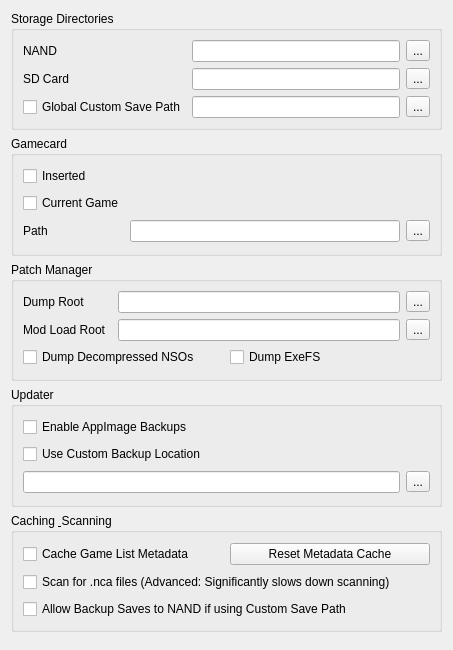
<?xml version="1.0" encoding="UTF-8"?>
<ui version="4.0">
 <class>ConfigureFilesystem</class>
 <widget class="QWidget" name="ConfigureFilesystem">
  <property name="geometry">
   <rect>
    <x>0</x>
    <y>0</y>
    <width>453</width>
    <height>650</height>
   </rect>
  </property>
  <property name="windowTitle">
   <string>Form</string>
  </property>
  <layout class="QVBoxLayout" name="verticalLayout">
   <item>
    <widget class="QGroupBox" name="groupBox">
     <property name="title">
      <string>Storage Directories</string>
     </property>
     <layout class="QGridLayout" name="gridLayout">
      <item row="0" column="0"><widget class="QLabel" name="label"><property name="text"><string>NAND</string></property></widget></item>
      <item row="0" column="2"><widget class="QLineEdit" name="nand_directory_edit"/></item>
      <item row="0" column="3"><widget class="QToolButton" name="nand_directory_button"><property name="text"><string>...</string></property></widget></item>
      <item row="1" column="0"><widget class="QLabel" name="label_2"><property name="text"><string>SD Card</string></property></widget></item>
      <item row="1" column="2"><widget class="QLineEdit" name="sdmc_directory_edit"/></item>
      <item row="1" column="3"><widget class="QToolButton" name="sdmc_directory_button"><property name="text"><string>...</string></property></widget></item>
      <item row="2" column="0">
       <widget class="QCheckBox" name="global_save_directory_checkbox">
        <property name="text">
         <string>Global Custom Save Path</string>
        </property>
       </widget>
      </item>
      <item row="2" column="2">
       <widget class="QLineEdit" name="global_save_directory_edit"/>
      </item>
      <item row="2" column="3">
       <widget class="QToolButton" name="global_save_directory_button">
        <property name="text">
         <string>...</string>
        </property>
       </widget>
      </item>
     </layout>
    </widget>
   </item>
   <item>
    <widget class="QGroupBox" name="groupBox_2">
     <property name="title"><string>Gamecard</string></property>
     <layout class="QGridLayout" name="gridLayout_2">
      <item row="0" column="1"><widget class="QCheckBox" name="gamecard_inserted"><property name="text"><string>Inserted</string></property></widget></item>
      <item row="1" column="1"><widget class="QCheckBox" name="gamecard_current_game"><property name="text"><string>Current Game</string></property></widget></item>
      <item row="2" column="1"><widget class="QLabel" name="label_3"><property name="text"><string>Path</string></property></widget></item>
      <item row="2" column="2"><widget class="QLineEdit" name="gamecard_path_edit"/></item>
      <item row="2" column="3"><widget class="QToolButton" name="gamecard_path_button"><property name="text"><string>...</string></property></widget></item>
     </layout>
    </widget>
   </item>
   <item>
    <widget class="QGroupBox" name="groupBox_4">
     <property name="title"><string>Patch Manager</string></property>
     <layout class="QGridLayout" name="gridLayout_4">
      <item row="0" column="0"><widget class="QLabel" name="label_8"><property name="text"><string>Dump Root</string></property></widget></item>
      <item row="0" column="2"><widget class="QLineEdit" name="dump_path_edit"/></item>
      <item row="0" column="3"><widget class="QToolButton" name="dump_path_button"><property name="text"><string>...</string></property></widget></item>
      <item row="1" column="0"><widget class="QLabel" name="label_9"><property name="text"><string>Mod Load Root</string></property></widget></item>
      <item row="1" column="2"><widget class="QLineEdit" name="load_path_edit"/></item>
      <item row="1" column="3"><widget class="QToolButton" name="load_path_button"><property name="text"><string>...</string></property></widget></item>
      <item row="2" column="0" colspan="4">
       <layout class="QHBoxLayout" name="horizontalLayout">
        <item><widget class="QCheckBox" name="dump_nso"><property name="text"><string>Dump Decompressed NSOs</string></property></widget></item>
        <item><widget class="QCheckBox" name="dump_exefs"><property name="text"><string>Dump ExeFS</string></property></widget></item>
       </layout>
      </item>
     </layout>
    </widget>
   </item>

   <item>
    <widget class="QGroupBox" name="updater_group">
     <property name="title"><string>Updater</string></property>
     <layout class="QGridLayout" name="gridLayout_updater">
      <item row="0" column="0" colspan="2"><widget class="QCheckBox" name="enable_backups_checkbox"><property name="text"><string>Enable AppImage Backups</string></property></widget></item>
      <item row="1" column="0"><widget class="QCheckBox" name="custom_backup_location_checkbox"><property name="text"><string>Use Custom Backup Location</string></property></widget></item>
      <item row="2" column="0"><widget class="QLineEdit" name="custom_backup_location_edit"/></item>
      <item row="2" column="1"><widget class="QToolButton" name="custom_backup_location_button"><property name="text"><string>...</string></property></widget></item>
     </layout>
    </widget>
   </item>
   <item>
    <widget class="QGroupBox" name="groupBox_5">
     <property name="title"><string>Caching &amp; Scanning</string></property>
     <layout class="QGridLayout" name="gridLayout_5">
      <item row="0" column="0"><widget class="QCheckBox" name="cache_game_list"><property name="text"><string>Cache Game List Metadata</string></property></widget></item>
      <item row="0" column="1"><widget class="QPushButton" name="reset_game_list_cache"><property name="text"><string>Reset Metadata Cache</string></property></widget></item>
      <item row="1" column="0" colspan="2"><widget class="QCheckBox" name="scan_nca"><property name="text"><string>Scan for .nca files (Advanced: Significantly slows down scanning)</string></property></widget></item>
      <item row="2" column="0" colspan="2"><widget class="QCheckBox" name="backup_saves_to_nand"><property name="text"><string>Allow Backup Saves to NAND if using Custom Save Path</string></property></widget></item>
     </layout>
    </widget>
   </item>
   <item><spacer name="verticalSpacer"><property name="orientation"><enum>Qt::Vertical</enum></property></spacer></item>
  </layout>
 </widget>
</ui>
